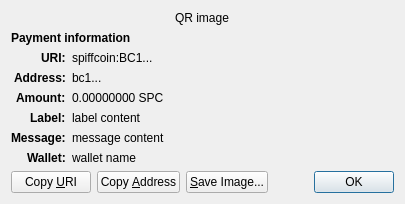
<?xml version="1.0" encoding="UTF-8"?>
<ui version="4.0">
 <class>ReceiveRequestDialog</class>
 <widget class="QDialog" name="ReceiveRequestDialog">
  <property name="geometry">
   <rect>
    <x>0</x>
    <y>0</y>
    <width>413</width>
    <height>229</height>
   </rect>
  </property>
  <property name="windowTitle">
   <string>Request payment to ...</string>
  </property>
  <layout class="QGridLayout" name="gridLayout" columnstretch="0,1">
   <property name="sizeConstraint">
    <enum>QLayout::SetFixedSize</enum>
   </property>
   <item row="0" column="0" colspan="2" alignment="Qt::AlignHCenter">
    <widget class="QRImageWidget" name="qr_code">
     <property name="text">
      <string notr="true">QR image</string>
     </property>
     <property name="textInteractionFlags">
      <set>Qt::NoTextInteraction</set>
     </property>
    </widget>
   </item>
   <item row="1" column="0" colspan="2">
    <widget class="QLabel" name="payment_header">
     <property name="font">
      <font>
       <weight>75</weight>
       <bold>true</bold>
      </font>
     </property>
     <property name="text">
      <string>Payment information</string>
     </property>
     <property name="textInteractionFlags">
      <set>Qt::NoTextInteraction</set>
     </property>
    </widget>
   </item>
   <item row="2" column="0" alignment="Qt::AlignRight|Qt::AlignTop">
    <widget class="QLabel" name="uri_tag">
     <property name="font">
      <font>
       <weight>75</weight>
       <bold>true</bold>
      </font>
     </property>
     <property name="text">
      <string notr="true">URI:</string>
     </property>
     <property name="textFormat">
      <enum>Qt::PlainText</enum>
     </property>
     <property name="textInteractionFlags">
      <set>Qt::NoTextInteraction</set>
     </property>
    </widget>
   </item>
   <item row="2" column="1" alignment="Qt::AlignTop">
    <widget class="QLabel" name="uri_content">
     <property name="text">
      <string notr="true">spiffcoin:BC1...</string>
     </property>
     <property name="textFormat">
      <enum>Qt::RichText</enum>
     </property>
     <property name="wordWrap">
      <bool>true</bool>
     </property>
     <property name="textInteractionFlags">
      <set>Qt::TextSelectableByMouse</set>
     </property>
    </widget>
   </item>
   <item row="3" column="0" alignment="Qt::AlignRight|Qt::AlignTop">
    <widget class="QLabel" name="address_tag">
     <property name="font">
      <font>
       <weight>75</weight>
       <bold>true</bold>
      </font>
     </property>
     <property name="text">
      <string>Address:</string>
     </property>
     <property name="textInteractionFlags">
      <set>Qt::NoTextInteraction</set>
     </property>
    </widget>
   </item>
   <item row="3" column="1" alignment="Qt::AlignTop">
    <widget class="QLabel" name="address_content">
     <property name="text">
      <string notr="true">bc1...</string>
     </property>
     <property name="textFormat">
      <enum>Qt::PlainText</enum>
     </property>
     <property name="textInteractionFlags">
      <set>Qt::TextSelectableByMouse</set>
     </property>
    </widget>
   </item>
   <item row="4" column="0" alignment="Qt::AlignRight|Qt::AlignTop">
    <widget class="QLabel" name="amount_tag">
     <property name="font">
      <font>
       <weight>75</weight>
       <bold>true</bold>
      </font>
     </property>
     <property name="text">
      <string>Amount:</string>
     </property>
     <property name="textInteractionFlags">
      <set>Qt::NoTextInteraction</set>
     </property>
    </widget>
   </item>
   <item row="4" column="1" alignment="Qt::AlignTop">
    <widget class="QLabel" name="amount_content">
     <property name="text">
      <string notr="true">0.00000000 SPC</string>
     </property>
     <property name="textFormat">
      <enum>Qt::PlainText</enum>
     </property>
     <property name="textInteractionFlags">
      <set>Qt::TextSelectableByMouse</set>
     </property>
    </widget>
   </item>
   <item row="5" column="0" alignment="Qt::AlignRight|Qt::AlignTop">
    <widget class="QLabel" name="label_tag">
     <property name="font">
      <font>
       <weight>75</weight>
       <bold>true</bold>
      </font>
     </property>
     <property name="text">
      <string>Label:</string>
     </property>
     <property name="textInteractionFlags">
      <set>Qt::NoTextInteraction</set>
     </property>
    </widget>
   </item>
   <item row="5" column="1" alignment="Qt::AlignTop">
    <widget class="QLabel" name="label_content">
     <property name="text">
      <string notr="true">label content</string>
     </property>
     <property name="textFormat">
      <enum>Qt::PlainText</enum>
     </property>
     <property name="wordWrap">
      <bool>true</bool>
     </property>
     <property name="textInteractionFlags">
      <set>Qt::TextSelectableByMouse</set>
     </property>
    </widget>
   </item>
   <item row="6" column="0" alignment="Qt::AlignRight|Qt::AlignTop">
    <widget class="QLabel" name="message_tag">
     <property name="font">
      <font>
       <weight>75</weight>
       <bold>true</bold>
      </font>
     </property>
     <property name="text">
      <string>Message:</string>
     </property>
     <property name="textInteractionFlags">
      <set>Qt::NoTextInteraction</set>
     </property>
    </widget>
   </item>
   <item row="6" column="1" alignment="Qt::AlignTop">
    <widget class="QLabel" name="message_content">
     <property name="text">
      <string notr="true">message content</string>
     </property>
     <property name="textFormat">
      <enum>Qt::PlainText</enum>
     </property>
     <property name="wordWrap">
      <bool>true</bool>
     </property>
     <property name="textInteractionFlags">
      <set>Qt::TextSelectableByMouse</set>
     </property>
    </widget>
   </item>
   <item row="7" column="0" alignment="Qt::AlignRight|Qt::AlignTop">
    <widget class="QLabel" name="wallet_tag">
     <property name="font">
      <font>
       <weight>75</weight>
       <bold>true</bold>
      </font>
     </property>
     <property name="text">
      <string>Wallet:</string>
     </property>
     <property name="textInteractionFlags">
      <set>Qt::NoTextInteraction</set>
     </property>
    </widget>
   </item>
   <item row="7" column="1" alignment="Qt::AlignTop">
    <widget class="QLabel" name="wallet_content">
     <property name="text">
      <string notr="true">wallet name</string>
     </property>
     <property name="textFormat">
      <enum>Qt::PlainText</enum>
     </property>
     <property name="wordWrap">
      <bool>true</bool>
     </property>
     <property name="textInteractionFlags">
      <set>Qt::TextSelectableByMouse</set>
     </property>
    </widget>
   </item>
   <item row="8" column="0" colspan="2">
    <layout class="QHBoxLayout" name="horizontalLayout">
     <item>
      <widget class="QPushButton" name="btnCopyURI">
       <property name="text">
        <string>Copy &amp;URI</string>
       </property>
       <property name="autoDefault">
        <bool>false</bool>
       </property>
      </widget>
     </item>
     <item>
      <widget class="QPushButton" name="btnCopyAddress">
       <property name="text">
        <string>Copy &amp;Address</string>
       </property>
       <property name="autoDefault">
        <bool>false</bool>
       </property>
      </widget>
     </item>
     <item>
      <widget class="QPushButton" name="btnSaveAs">
       <property name="text">
        <string>&amp;Save Image...</string>
       </property>
       <property name="autoDefault">
        <bool>false</bool>
       </property>
      </widget>
     </item>
     <item>
      <spacer name="horizontalSpacer_2">
       <property name="orientation">
        <enum>Qt::Horizontal</enum>
       </property>
       <property name="sizeHint" stdset="0">
        <size>
         <width>40</width>
         <height>20</height>
        </size>
       </property>
      </spacer>
     </item>
     <item>
      <widget class="QDialogButtonBox" name="buttonBox">
       <property name="focusPolicy">
        <enum>Qt::StrongFocus</enum>
       </property>
       <property name="standardButtons">
        <set>QDialogButtonBox::Ok</set>
       </property>
      </widget>
     </item>
    </layout>
   </item>
  </layout>
 </widget>
 <customwidgets>
  <customwidget>
   <class>QRImageWidget</class>
   <extends>QLabel</extends>
   <header>qt/qrimagewidget.h</header>
  </customwidget>
 </customwidgets>
 <tabstops>
  <tabstop>buttonBox</tabstop>
  <tabstop>btnCopyURI</tabstop>
  <tabstop>btnCopyAddress</tabstop>
  <tabstop>btnSaveAs</tabstop>
 </tabstops>
 <resources/>
 <connections>
  <connection>
   <sender>buttonBox</sender>
   <signal>accepted()</signal>
   <receiver>ReceiveRequestDialog</receiver>
   <slot>accept()</slot>
   <hints>
    <hint type="sourcelabel">
     <x>135</x>
     <y>230</y>
    </hint>
    <hint type="destinationlabel">
     <x>135</x>
     <y>126</y>
    </hint>
   </hints>
  </connection>
 </connections>
</ui>
